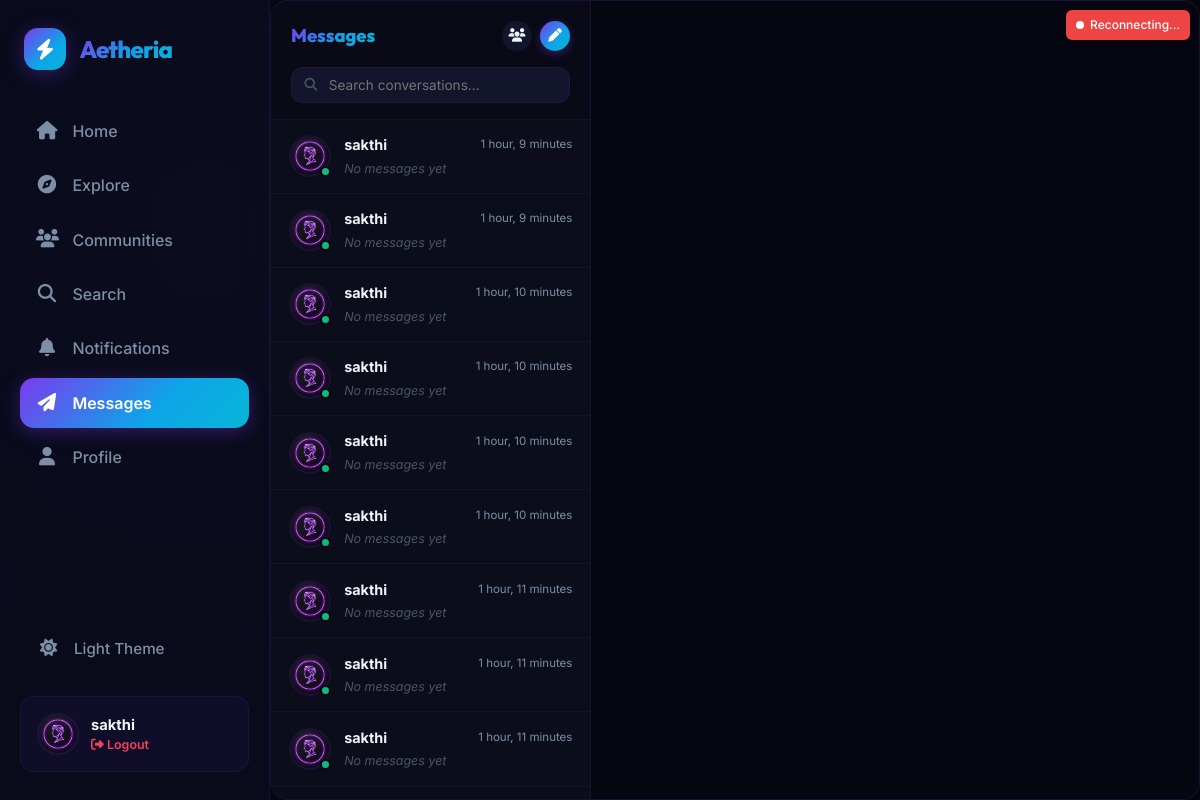
The page /messages/ (signed in) on the database as committed earlier.
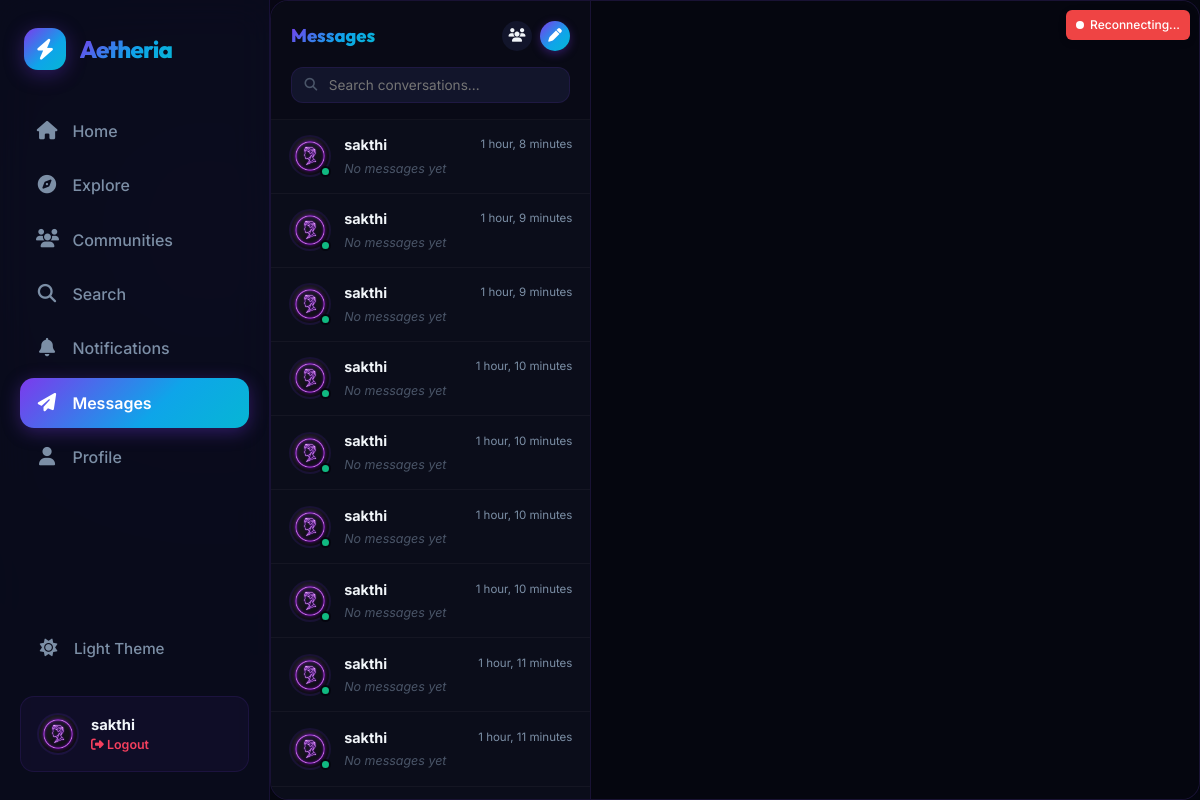
The same page on the database as committed later.
### users/models.py (models this page shows, shortened)
class ChatRoom(models.Model):
    title = models.CharField(max_length=100, blank=True, default='')
    room_type = models.CharField(max_length=20, default='direct', choices=[
        ('direct', 'Direct Message'),
        ('group', 'Group Chat')
    ])
    avatar = models.ImageField(upload_to='group_avatars/', blank=True, null=True)
    created_by = models.ForeignKey(User, on_delete=models.SET_NULL, null=True, blank=True, related_name='created_rooms')
    created_at = models.DateTimeField(auto_now_add=True)

### users/views.py (the view)
# urls.py: path('messages/', views.messages_inbox_view, name='messages_inbox'),
@login_required
def messages_inbox_view(request):
    conversations = get_user_conversations(request.user)
    following_users = get_following_users_for_chat(request.user)
    start_chat_users = get_following_users_for_chat(request.user, conversations)
    return render(request, 'messages.html', {
        'conversations': conversations,
        'active_chat': False,
        'following_users': following_users,
        'start_chat_users': start_chat_users
    })

### users/views.py (called while the page is built)
def get_following_users_for_chat(request_user, conversations=None):
    following_users = User.objects.filter(
        follower_relations__follower=request_user
    ).select_related('profile').order_by('username')
    if conversations is None:
        return following_users
    existing_direct_ids = {
        conv['target_user'].id
        for conv in conversations
        if not conv['is_group'] and conv.get('target_user')
    }
    return following_users.exclude(id__in=existing_direct_ids)

### templates/messages.html (shortened to what the changed rows need)
{% extends 'base.html' %}
{% load static %}
{% block content %}
<div class="chat-layout" style="display:flex;height:100%;width:100%;">
    <div class="chat-sidebar {% if active_chat %}mobile-hide{% endif %}">
        <div class="chat-inbox-list" id="inbox-list">
            {% if conversations %}
                {% for conv in conversations %}
                    <a href="{% if conv.is_group %}{% url 'messages_room_chat' room_id=conv.room.id %}{% else %}{% url 'messages_chat' user_id=conv.target_user.id %}{% endif %}"
                        class="inbox-user-item {% if room and room.id == conv.room.id or active_chat_user and active_chat_user.id == conv.target_user.id %}active{% endif %}"
                        data-username="{{ conv.title|lower }}"
                        data-userid="{% if not conv.is_group %}{{ conv.target_user.id }}{% endif %}"
                        data-roomid="{{ conv.room.id }}">
                        <div class="user-avatar-container" style="width:42px;height:42px;flex-shrink:0;position:relative;">
                            <img src="{{ conv.avatar_url }}" class="user-avatar" alt="{{ conv.title }}">
                            {% if not conv.is_group %}
                                <span class="status-dot {% if conv.is_online %}online{% else %}offline{% endif %}"
                                      data-userid="{{ conv.target_user.id }}"
                                      style="position:absolute;bottom:0;right:0;width:11px;height:11px;border-radius:50%;border:2px solid var(--bg-primary);display:block;background:{% if conv.is_online %}#10B981{% else %}#9CA3AF{% endif %};transition:background 0.3s ease;">
                                </span>
                            {% endif %}
                        </div>
                        <div class="inbox-user-details">
                            <div class="inbox-user-top">
                                <span class="inbox-username">
                                    {{ conv.title }}
                                </span>
                                <span class="inbox-time">{{ conv.last_msg_time|timesince }}</span>
                            </div>
                            <div class="inbox-snippet-row">
                                <span class="inbox-snippet">
                                    {% if conv.last_message %}
                                        {% if conv.last_message.sender == request.user %}
                                            <span style="color:var(--text-muted);">You: </span>
                                        {% endif %}
                                        {% if conv.last_message.file_attachment %}
                                            <span style="font-style:italic;opacity:0.8;"><i class="fas fa-paperclip" style="font-size:0.75rem;"></i> Attachment</span>
                                        {% else %}
                                            {{ conv.last_message.body }}
                                        {% endif %}
                                    {% else %}
                                        <span style="font-style:italic;color:var(--text-muted);">No messages yet</span>
                                    {% endif %}
                                </span>
                            </div>
                        </div>
                    </a>
                {% endfor %}
            {% endif %}
        </div>
    </div>
</div>
{% endblock %}

Rows that differ between the two databases and show on the page:
no longer on this page (row unchanged): ChatRoom: title "sakthi", last_msg_time "1 hour, 11 minutes", shows "No messages yet"
added ChatRoom: title "sakthi", last_msg_time "1 hour, 8 minutes", shows "No messages yet"
